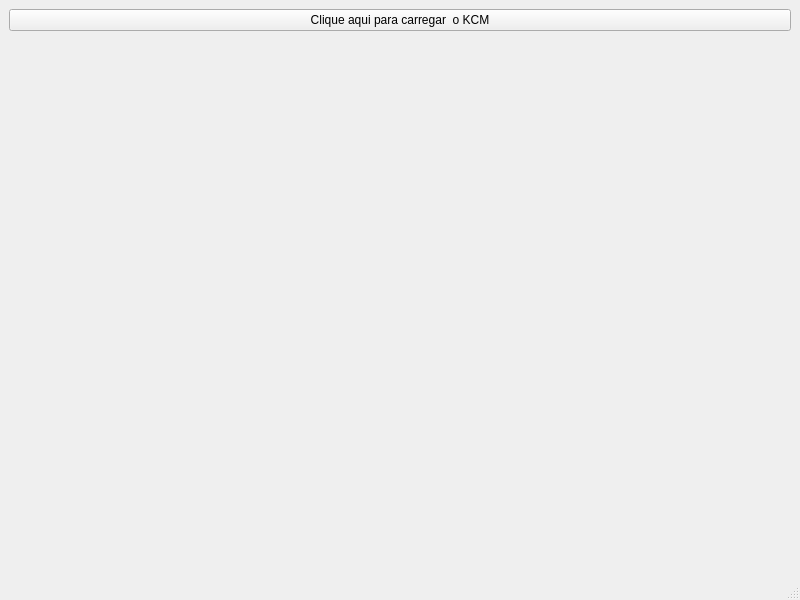
<?xml version="1.0" encoding="UTF-8"?>
<ui version="4.0">
 <class>MainWindow</class>
 <widget class="QMainWindow" name="MainWindow">
  <property name="geometry">
   <rect>
    <x>0</x>
    <y>0</y>
    <width>800</width>
    <height>600</height>
   </rect>
  </property>
  <property name="windowTitle">
   <string>MainWindow</string>
  </property>
  <widget class="QWidget" name="centralwidget">
   <layout class="QVBoxLayout" name="verticalLayout">
    <item>
     <widget class="QPushButton" name="pushButton">
      <property name="text">
       <string>Clique aqui para carregar  o KCM</string>
      </property>
     </widget>
    </item>
    <item>
     <widget class="QWidget" name="widget" native="true">
      <layout class="QVBoxLayout" name="verticalLayout_2"/>
     </widget>
    </item>
   </layout>
  </widget>
  <widget class="QMenuBar" name="menubar">
   <property name="geometry">
    <rect>
     <x>0</x>
     <y>0</y>
     <width>800</width>
     <height>30</height>
    </rect>
   </property>
  </widget>
  <widget class="QStatusBar" name="statusbar"/>
 </widget>
 <resources/>
 <connections/>
</ui>
